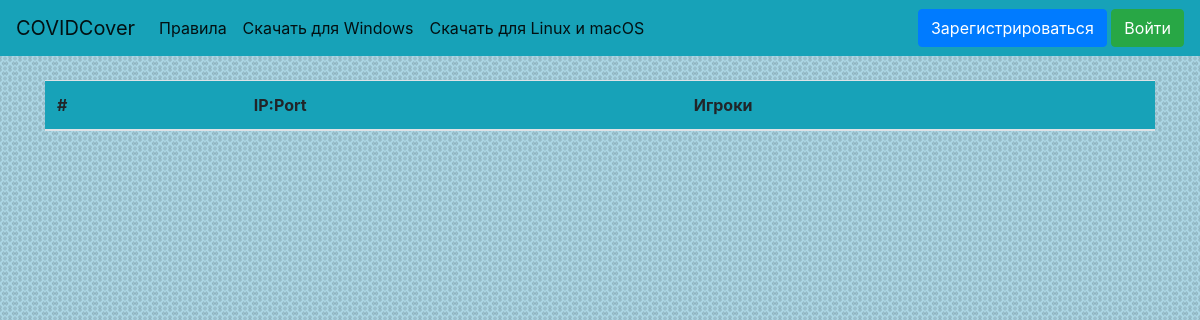
The page /monitor_servers on the database as committed earlier.
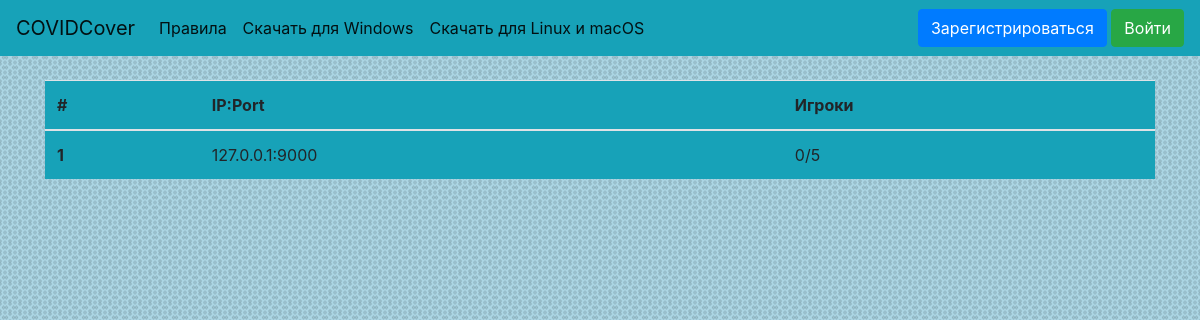
The same page on the database as committed later.
### website/data/server.py (models this page shows)
class Server(SqlAlchemyBase, SerializerMixin):
    __tablename__ = 'servers'
    id = Column(Integer, primary_key=True, autoincrement=True, unique=True)
    ip = Column(String, unique=True)
    limit = Column(Integer, unique=False, default=5)
    players = Column(String, default='', unique=False)
    players_n = Column(Integer, default=0, unique=False)
    token = Column(String, default=lambda: str(uuid4()), unique=True)
    orders = Column(String, default='', unique=False)
    roles = Column(String, default=' pol pol use use cou ', unique=False)
    running = Column(Boolean, default=1, unique=False)

### website/main.py (the view)
@app.route('/monitor_servers')
def monitor_servers():
    message = request.args.get('message')
    session = create_session()
    servers = session.query(Server).filter(Server.limit > Server.players_n, Server.running)
    return render_template('monitor_servers.html', title='COVIDCover - Сервера', servers=servers, message=message)

### website/data/db_session.py (called while the page is built)
def create_session():
    global __factory
    return __factory()

### website/templates/monitor_servers.html
{% extends 'base.html' %}
{% block body %}
<div>
    <table class="table bg-info">
        <thead>
            <tr>
                <th scope="col">#</th>
                <th scope="col">IP:Port</th>
                <th scope="col">Игроки</th>
            </tr>
        </thead>
    <tbody>
        {% for server in servers %}
        <tr>
            <th scope="row">{{ loop.index }}</th>
            <td>{{ server.ip }}</td>
            <td>{{ server.players_n }}/{{ server.limit }}</td>
        </tr>
        {% endfor %}
    </tbody>
    </table>
</div>
{% endblock %}

Rows that differ between the two databases and show on the page:
added Server: ip "127.0.0.1:9000", players_n "0", limit "5"
